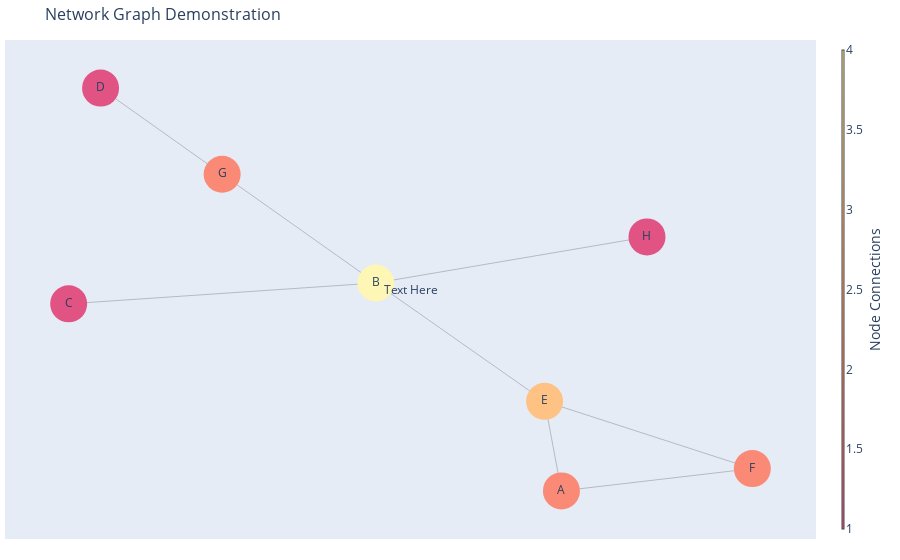

Here is the notebook cell this chart was saved with:
### Code cell
title = "Network Graph Demonstration"
    fig = go.Figure(data=[edge_trace, node_trace],
                    layout=go.Layout(
                    title=title,
                    titlefont=dict(size=16),
                    showlegend=False,
                    hovermode='closest',
                    margin=dict(b=21, l=5, r=5, t=40),
                    annotations=[dict(
                        text="Text Here",
                        showarrow=False,
                        xref="paper", yref="paper")],
                    xaxis=dict(showgrid=False, zeroline=False,
                            showticklabels=False, mirror=True),
                    yaxis=dict(showgrid=False, zeroline=False, showticklabels=False, mirror=True)))
    fig.show()

### Figure 1 — Plotly figure (JSON) as saved in the notebook; plotly's stock layout.template omitted (floating-point values rounded to 4 significant figures)
{"data": [{"hoverinfo": "none", "line": {"color": "#888", "width": 0.5}, "mode": "lines", "type": "scatter", "x": [0.1998, 0.1777, null, 0.1998, 0.4501, null, 0.1777, -0.0436, null, 0.1777, 0.4501, null, -0.0436, 0.312, null, -0.0436, -0.2451, null, -0.0436, -0.4463, null, -0.4045, -0.2451, null], "y": [-0.8497, -0.4383, null, -0.8497, -0.7473, null, -0.4383, 0.1051, null, -0.4383, -0.7473, null, 0.1051, 0.3167, null, 0.1051, 0.6042, null, 0.1051, 0.009344, null, 1.0, 0.6042, null]}, {"hoverinfo": "text", "marker": {"color": [2, 3, 4, 1, 2, 1, 1, 2], "colorbar": {"thickness": 1, "title": {"side": "right", "text": "Node Connections"}, "xanchor": "left"}, "colorscale": [[0, "rgb(254, 246, 181)"], [0.1667, "rgb(255, 221, 154)"], [0.3333, "rgb(255, 194, 133)"], [0.5, "rgb(255, 166, 121)"], [0.6667, "rgb(250, 138, 118)"], [0.8333, "rgb(241, 109, 122)"], [1, "rgb(225, 83, 131)"]], "line": {"width": 0}, "reversescale": true, "showscale": true, "size": 37}, "mode": "markers+text", "text": ["A", "E", "B", "D", "G", "C", "H", "F"], "type": "scatter", "x": [0.1998, 0.1777, -0.0436, -0.4045, -0.2451, -0.4463, 0.312, 0.4501], "y": [-0.8497, -0.4383, 0.1051, 1.0, 0.6042, 0.009344, 0.3167, -0.7473]}], "layout": {"annotations": [{"showarrow": false, "text": "Text Here", "xref": "paper", "yref": "paper"}], "hovermode": "closest", "margin": {"b": 21, "l": 5, "r": 5, "t": 40}, "showlegend": false, "title": {"font": {"size": 16}, "text": "Network Graph Demonstration"}, "xaxis": {"mirror": true, "showgrid": false, "showticklabels": false, "zeroline": false}, "yaxis": {"mirror": true, "showgrid": false, "showticklabels": false, "zeroline": false}}}
